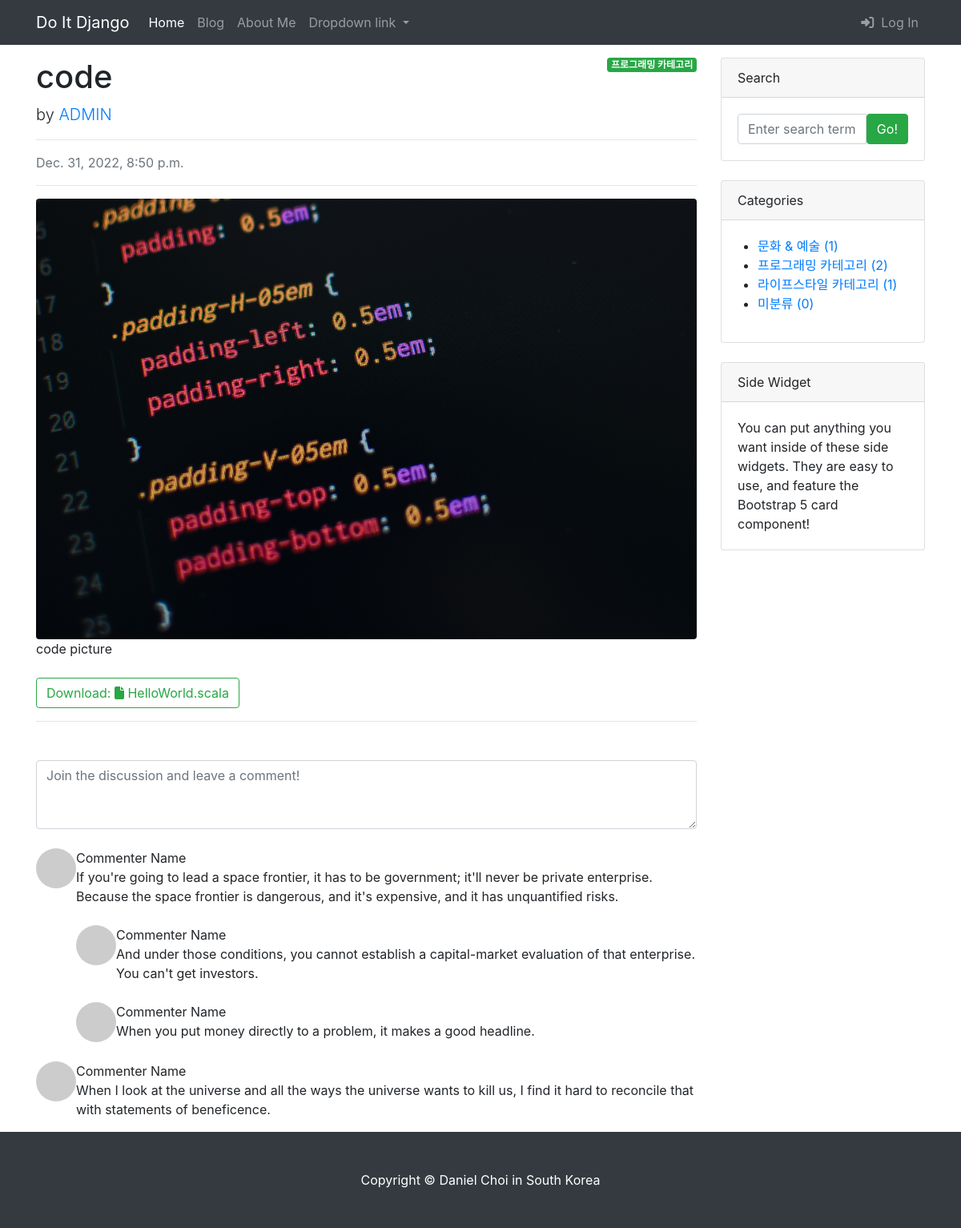
The page /blog/3/ on the database as committed earlier.
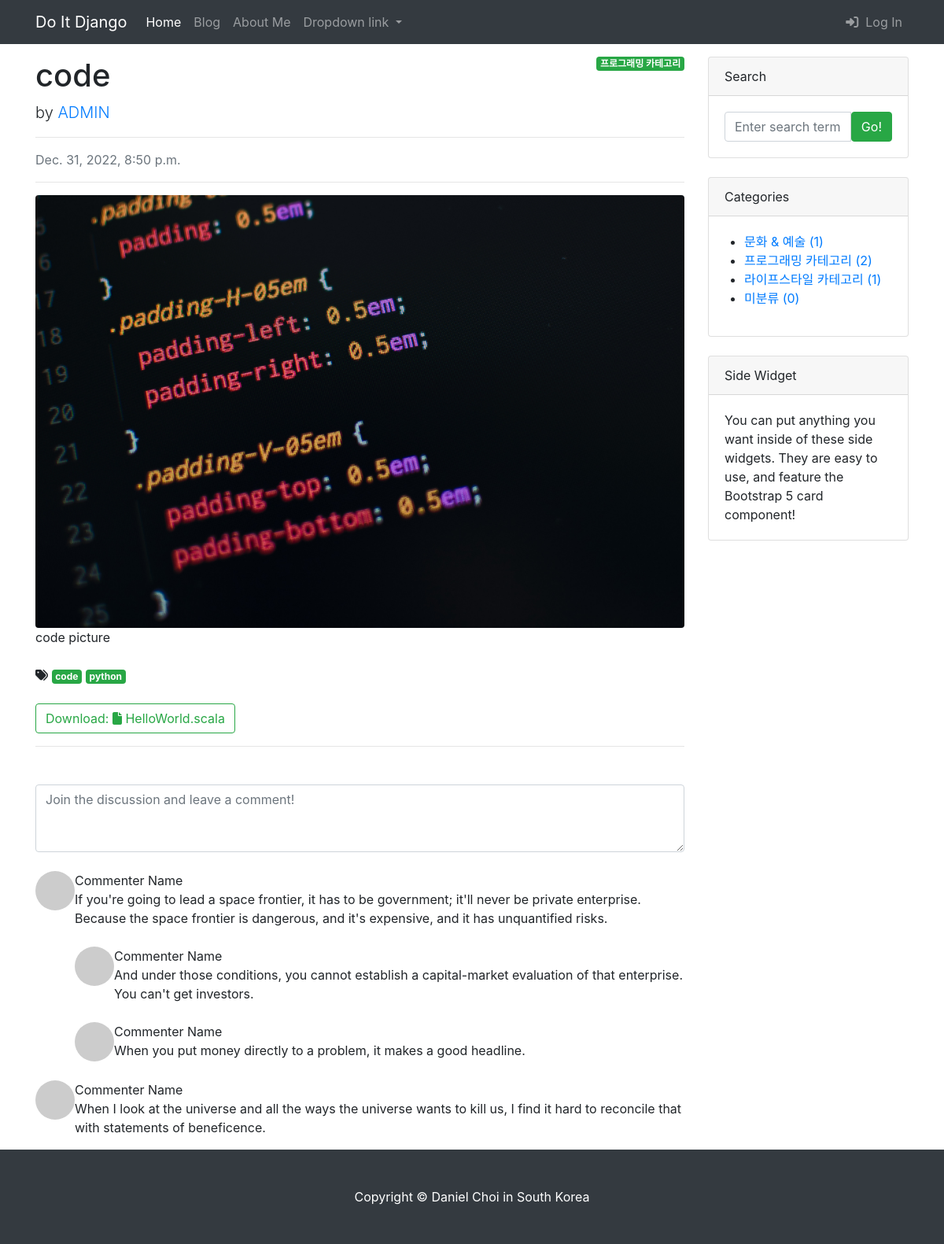
The same page on the database as committed later.
### blog/models.py (models this page shows)
class Category(models.Model):
    name = models.CharField(max_length=50, unique=True)
    slug = models.SlugField(max_length=200, unique=True, allow_unicode=True)
    def __str__(self):
        return self.name
    def get_absolute_url(self):
        return f'/blog/category/{self.slug}/'
    class Meta:
        verbose_name_plural = 'Categories'

class Tag(models.Model):
    name = models.CharField(max_length=50)
    slug = models.SlugField(max_length=200, unique=True, allow_unicode=True)
    def __str__(self):
        return self.name
    def get_absolute_url(self):
        return f'/blog/tag/{self.slug}/'

### blog/views.py (the view)
# urls.py: path('<int:pk>/', views.PostDetail.as_view()),
class PostDetail(DetailView):
    model = Post
    def get_context_data(self, **kwargs):
        context = super(PostDetail, self).get_context_data()
        context['categories'] = Category.objects.all()
        context['no_category_post_count'] = Post.objects.filter(
            category=None).count()
        return context

### blog/models.py (called while the page is built)
    def get_file_name(self):
        return os.path.basename(self.file_upload.name)

    def get_file_ext(self):
        return self.file_name().split('.')[-1]

### templates/blog/post_detail.html (shortened to what this page needs)
{% extends 'blog/base.html' %}
{% block main_area %}
<div id="post-area">
    {% if post.category %}
    <span class="badge badge-success float-right">{{ post.category }}</span>
    {% else %}
    <span class="badge badge-success float-right">미분류</span>
    {% endif %}
    <h1 class="fw-bolder mb-1">{{ post.title }}</h1>
    <p class="lead">
        by
        <a href="#">{{ post.author|upper }}</a>
    </p>
    <hr>
    <div class="text-muted fst-italic mb-2">{{ post.created_at }}</div>
    <hr>
    {% if post.head_image %}
    <img class="img-fluid rounded" src="{{ post.head_image.url }}"
        alt="{{ post.title }} head_image"/>
    {% else %}
    <img class="img-fluid rounded" src="https://picsum.photos/seed/{{ post.id }}/800/200"
        alt="random_image">
    {% endif %}
    <section class="mb-5">
        <p class="fs-5 mb-4">{{ post.content }}</p>
        {% if post.tags.exists %}
            <i class="fa-solid fa-tags"></i>
            {% for tag in post.tags.all %}
                <a href="{{ tag.get_absolute_url }}" class="badge badge-success">{{ tag }}</a>
            {% endfor %}
            <br>
            <br>
        {% endif %}
        {% if post.file_upload %}
        <a class="btn btn-outline-success" href="{{ post.file_upload.url }}"
            role="button">Download:
        {% if post.get_file_ext == 'csv' %}
        <i class="fa-solid fa-file-csv"></i>
        {% elif post.get_file_ext == 'xlsx' or post.get_file_ext == 'xls' %}
        <i class="fa-solid fa-file-excel"></i>
        {% elif post.get_file_ext == 'docx' or post.get_file_ext == 'doc' %}
        <i class="fa-solid fa-file-word"></i>
        {% else %}
        <i class="fa-solid fa-file"></i>
        {% endif %}
        {{ post.get_file_name }}
        </a>
        {% endif %}
        <hr>
    </section>
</div>
<div id="comment-area">
    <form class="mb-4"><textarea class="form-control" rows="3" placeholder="Join the discussion and leave a comment!"></textarea></form>
    <div class="d-flex mb-4">
        <div class="flex-shrink-0"><img class="rounded-circle" src="https://dummyimage.com/50x50/ced4da/6c757d.jpg" alt="..." /></div>
        <div class="ms-3">
            <div class="fw-bold">Commenter Name</div>
            If you're going to lead a space frontier, it has to be government; it'll never be private enterprise. Because the space frontier is dangerous, and it's expensive, and it has unquantified risks.
            <div class="d-flex mt-4">
                <div class="flex-shrink-0"><img class="rounded-circle" src="https://dummyimage.com/50x50/ced4da/6c757d.jpg" alt="..." /></div>
                <div class="ms-3">
                    <div class="fw-bold">Commenter Name</div>
                    And under those conditions, you cannot establish a capital-market evaluation of that enterprise. You can't get investors.
                </div>
            </div>
            <div class="d-flex mt-4">
                <div class="flex-shrink-0"><img class="rounded-circle" src="https://dummyimage.com/50x50/ced4da/6c757d.jpg" alt="..." /></div>
                <div class="ms-3">
                    <div class="fw-bold">Commenter Name</div>
                    When you put money directly to a problem, it makes a good headline.
                </div>
            </div>
        </div>
    </div>
    <div class="d-flex">
        <div class="flex-shrink-0"><img class="rounded-circle" src="https://dummyimage.com/50x50/ced4da/6c757d.jpg" alt="..." /></div>
        <div class="ms-3">
            <div class="fw-bold">Commenter Name</div>
            When I look at the universe and all the ways the universe wants to kill us, I find it hard to reconcile that with statements of beneficence.
        </div>
    </div>
</div>
{% endblock  %}

### templates/blog/base.html (shortened to what this page needs)
<!DOCTYPE html>
{% load static %}
<html lang="ko">
<head>
    <link href="{% static 'blog/bootstrap/bootstrap.min.css' %}" media="screen" rel="stylesheet" type="text/css">
</head>
<body>
    {% include 'blog/navbar.html' %}
    <div class="container my-3">
        <div class="row">
            <div class="col-md-8 col-lg-9" id="main-area">
                {% block main_area %}
                {% endblock  %}
            </div>
            <div class="col-md-4 col-lg-3">
                <div class="card mb-4">
                    <div class="card-header">Search</div>
                    <div class="card-body">
                        <div class="input-group">
                            <input class="form-control" type="text" placeholder="Enter search term..."
                                aria-label="Enter search term..." aria-describedby="button-search" />
                            <button class="btn btn-success" id="button-search" type="button">Go!</button>
                        </div>
                    </div>
                </div>
                <div class="card mb-4" id="categories-card">
                    <div class="card-header">Categories</div>
                    <div class="card-body">
                        <div class="row">
                            <ul>
                                {% for category in categories %}
                                <li>
                                    <a href="{{ category.get_absolute_url }}">
                                        {{ category }} ({{ category.post_set.count }})</a>
                                </li>
                                {% endfor %}
                                <li>
                                    <a href="/blog/category/no_category/">
                                        미분류 ({{ no_category_post_count }})</a>
                                </li>
                            </ul>
                        </div>
                    </div>
                </div>
                <div class="card mb-4">
                    <div class="card-header">Side Widget</div>
                    <div class="card-body">You can put anything you want inside of these side widgets. They are easy to use, and feature the Bootstrap 5 card component!</div>
                </div>
            </div>
        </div>
    </div>
    {% include 'blog/footer.html' %}
</body>
</html>

Rows that differ between the two databases and show on the page:
added Tag: name "code"
added Tag: name "python"
